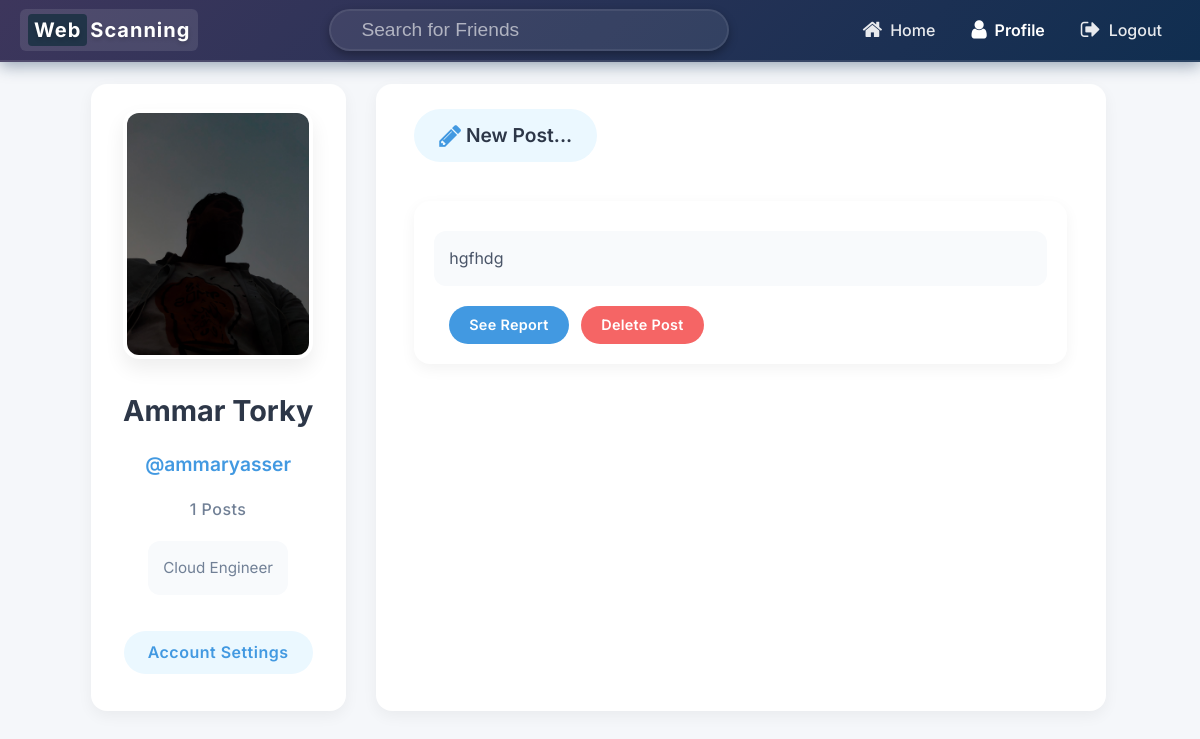
Before: /profile/ (signed in) with the older database file.
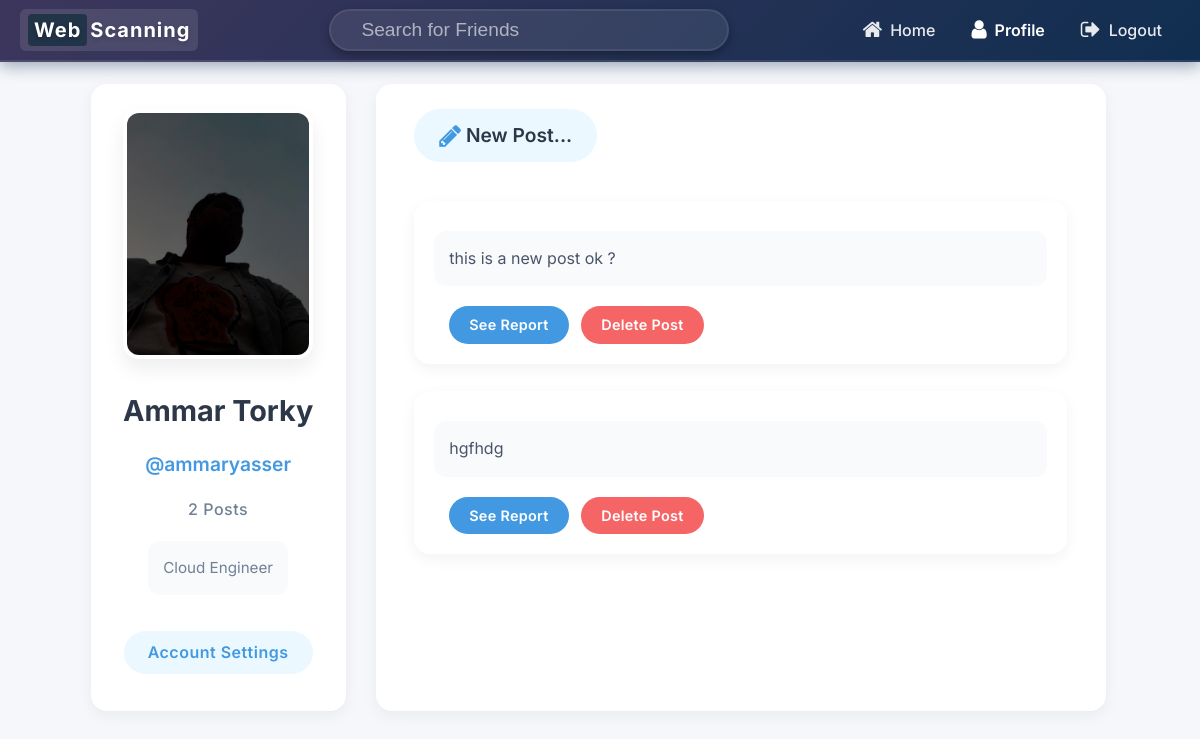
After: the same page with the newer database file.
### core/models.py (models this page shows, shortened)
class User(AbstractUser):
    profile_pic = models.ImageField(default='profile_pics/default.jpg',upload_to='profile_pics')
    bio = models.TextField(null = True ,max_length=500,blank=True,default='')
    def get_num_posts(self):
        return Post.objects.filter(user=self).count()

class Post(models.Model):
    user = models.ForeignKey(User, on_delete=models.CASCADE)
    caption = models.TextField(max_length=600 , null=False)
    date = models.DateTimeField(auto_now_add=True)
    target_url = models.URLField(default="https://example.com")
    description = models.TextField(blank=True, null=True)

### core/views.py (the view)
# urls.py: path('profile/', Profile.as_view(), name='profile_page'),
@method_decorator(login_required(login_url='login_page'), name='dispatch')
class Profile(ListView):
    model = Post
    template_name = 'profile.html'
    paginate_by = 5
    def get_queryset(self):
        return Post.objects.filter(user = self.request.user).order_by('-date')

### Templates/profile.html (shortened to what this page needs)
{%  extends 'base.html' %}
{% load crispy_forms_tags %}
{% load static %}
{% block extra_css %}
<link rel="stylesheet" href="{% static 'css/profile.css' %}">
<link rel="stylesheet" href="{% static 'css/navbar.css' %}">
{% endblock %}
{% block navbar %}
{%  include 'navbar.html' %}
{% endblock navbar %}
{% block content %}
<div class="row" style="margin-top:2%;">
    <div class="col-md-3" style="margin-left:4%; text-align: center;">
        <div class="card card-body" style="border-radius:25px;">
            <img class="img-fluid img-thumbnail"  src="{{request.user.profile_pic.url}}" >
            <h3 >{{request.user.first_name}} {{request.user.last_name}}</h3>
            <a href="#"><h4 >@{{request.user.username}}</h4></a>
            <h6>{{request.user.get_num_posts}} Posts</h6>
            <p>{{request.user.bio}}</p>
            <a href="{% url 'accountsettings' %}"> <h6>Account Settings</h6> </a>
        </div>
    </div>
    <div class="col-md-8" >
        <div class="card card-body"style="border-radius:25px; min-height:100%;">
            <a href="{% url 'newpost' %}" style="margin-left: 2%;"> <h1> <i class="fa fa-pencil fa-lg"></i> New Post...</h1> </a>
                {% for post in object_list %}
                <div class="card" style="margin: 2%;">
                    <div class="card-body">
                        <p class="card-text">{{post.caption}}</p>
                        <a href="{% url 'post_detail' post.id %}" class="btn btn-primary">See Report</a>
                        <form method="POST" action="{% url 'delete_post' post.id %}" style="display:inline;">
                            <button type="submit" class="btn btn-danger" onclick="return confirm('Are you sure you want to delete this post?');">
                              Delete Post
                            </button>
                          </form>
                    </div>
                </div>
                {% endfor %}
        </div>
        <br>
    </div>
</div>
{% endblock content %}

### Templates/base.html (shortened to what this page needs)
<!DOCTYPE html>
<html>
<head>
    {% load static %}
    <link rel="stylesheet" href="https://cdn.jsdelivr.net/npm/bootstrap@4.5.3/dist/css/bootstrap.min.css">
    <link rel="stylesheet" href="https://cdnjs.cloudflare.com/ajax/libs/font-awesome/4.7.0/css/font-awesome.min.css">
    {% block extra_css %}
    {% endblock %}
</head>
<body>
{% block navbar %}
{% endblock navbar %}
<div class="container">
    {% block content %}
    {% endblock %}
</div>
</body>
</html>

### Templates/navbar.html (shortened to what this page needs)
<nav class="navbar navbar-expand-lg navbar-dark" style="background: linear-gradient(135deg, #3D365C 0%, #102E50 100%); box-shadow: 0 4px 15px rgba(16, 46, 80, 0.4); padding: 8px 20px; border-bottom: 2px solid rgba(255, 255, 255, 0.1);">
    <div class="collapse navbar-collapse" id="navbarToggler">
        <a class="navbar-brand" href="{% url 'home_page' %}" style="font-weight: 700; letter-spacing: 1px; color: #ffffff !important; text-shadow: 0 2px 4px rgba(0,0,0,0.2); padding: 5px 8px; background: rgba(255, 255, 255, 0.1); border-radius: 6px; display: flex; align-items: center;">
            <span style="background: #213448; padding: 1px 6px; border-radius: 4px; margin-right: 3px;">Web</span> Scanning
        </a>
        <form class="form-inline my-2 my-lg-0" method="get" action="{% url 'search_page' %}" style="display: flex; align-items: center; justify-content: center; width: 100%; transform: translateX(0); transition: transform 0.3s ease;">
            <div style="position: relative; width: 400px;">
                <input class="form-control mr-sm-2" type="search" name="search-term" placeholder="Search for Friends" aria-label="Search" style="background-color: rgba(255, 255, 255, 0.08); border: 2px solid rgba(255, 255, 255, 0.15); border-radius: 50px; color: white; padding: 12px 30px; width: 100%; transition: all 0.3s ease; font-size: 1.2rem; font-family: 'Poppins', sans-serif; outline: none; box-shadow: 0 4px 10px rgba(0,0,0,0.3);">
            </div>
        </form>
        <ul class="navbar-nav ml-auto" style="display: flex; margin-left: auto;">
            <li class="nav-item" style="margin: 0 10px;">
                <a class="nav-link" href="{% url 'home_page' %}" style="font-size: 1rem; display: flex; align-items: center;">
                    <i class="fa fa-home fa-lg" style="margin-right: 8px;"></i> Home
                </a>
            </li>
            <li class="nav-item" style="margin: 0 10px;">
                <a class="nav-link" href="{% url 'profile_page' %}" style="font-size: 1rem; display: flex; align-items: center;">
                    <i class="fa fa-user fa-lg" style="margin-right: 8px;"></i> Profile
                </a>
            </li>
            <li class="nav-item" style="margin: 0 10px;">
                <a class="nav-link" href="{% url 'logout_page' %}" style="font-size: 1rem; display: flex; align-items: center;">
                    <i class="fa fa-sign-out fa-lg" style="margin-right: 8px;"></i> Logout
                </a>
            </li>
        </ul>
    </div>
</nav>

### static/css/profile.css (style rules this page uses)
body { font-family: 'Inter', sans-serif; background-color: #f5f7fa; color: #333; }
.row { margin-top: 2%; }
.card { border: none; transition: all 0.3s cubic-bezier(0.165, 0.84, 0.44, 1); box-shadow: 0 5px 15px rgba(0, 0, 0, 0.05); border-radius: 16px !important; overflow: hidden; }
.card-body { padding: 25px; }
.img-thumbnail { border-radius: 16px; border: none; box-shadow: 0 10px 20px rgba(0, 0, 0, 0.07); transition: all 0.3s ease; max-height: 250px; object-fit: cover; margin-bottom: 20px; }
h3, h4, h6 { margin: 12px 0; }
h3 { font-weight: 700; font-size: 1.8rem; margin-top: 15px; color: #2d3748; }
h4 { color: #4299e1; font-weight: 600; font-size: 1.2rem; }
h6 { color: #718096; font-weight: 500; letter-spacing: 0.5px; }
p { color: #718096; padding: 15px; margin-top: 10px; background-color: #f8fafc; border-radius: 12px; line-height: 1.6; font-size: 0.95rem; }
a h6 { color: #4299e1; transition: all 0.3s ease; padding: 12px 24px; border-radius: 50px; background-color: #ebf8ff; display: inline-block; margin-top: 20px; font-weight: 600; letter-spacing: 0.5px; }
.col-md-3 .card { background: white; }
.col-md-3 .card-body { display: flex; flex-direction: column; align-items: center; text-align: center; }
.col-md-8 .card { background: white; }
.fa-pencil { color: #4299e1; transition: all 0.3s ease; }
a h1 { font-size: 1.2rem; color: #2d3748; padding: 15px 25px; border-radius: 50px; transition: all 0.3s ease; display: inline-block; background-color: #ebf8ff; margin-bottom: 25px; font-weight: 600; }
.col-md-8 .card .card { margin: 20px; border-radius: 12px; background-color: white; }
.col-md-8 .card .card-body { padding: 20px; border-radius: 12px; }
.card-text { font-size: 1rem; margin-bottom: 20px; line-height: 1.6; color: #4a5568; }
.btn { border-radius: 50px; padding: 8px 20px; font-weight: 600; transition: all 0.3s ease; margin-right: 8px; border: none; letter-spacing: 0.3px; font-size: 0.9rem; }
.btn-primary { background-color: #4299e1; color: white; }
.btn-danger { background-color: #f56565; color: white; }

### static/css/navbar.css (style rules this page uses)
.navbar-brand { transition: all 0.3s ease; }
.navbar-nav .nav-link { color: rgba(255, 255, 255, 0.9) !important; font-weight: 500; padding: 10px 16px; transition: all 0.3s ease; position: relative; background: none; border: none; }
.navbar-nav .nav-link::after { content: ''; position: absolute; width: 0%; height: 2px; bottom: 4px; left: 50%; background-color: #ffffff; transition: all 0.3s ease; transform: translateX(-50%); }
.form-control::placeholder { color: rgba(255, 255, 255, 0.6); }
.navbar-nav .nav-item.active .nav-link { color: #ffffff !important; font-weight: 600; }

Changed rows visible on the page:
computed for User "Ammar": user.get_num_posts "1" → "2"
added Post: caption "this is a new post ok ?"
